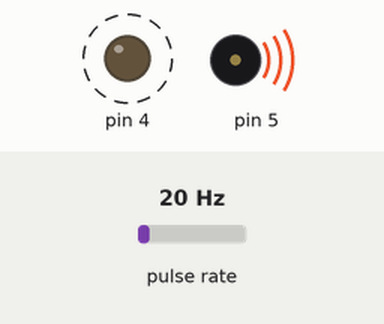
This sketch was run on a simulated Arduino Uno, built with avr-gcc and run on an emulated ATmega328P. On the bench: output pins drawn as LEDs (lit = HIGH), buzzer (waves = sounding). Wiring (inferred from the names in the program): pulse sensor: data pin 2. Dashed ring = blinking. The test bench sets the inputs (shaded band); at power-on: pulse rate 20 Hz.

Above: at 1.2 s.
1.3 s: pulse rate (sensor on pin 2) set to 100 Hz
At 2.3 s:
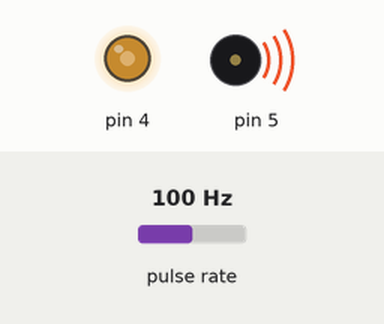
2.9 s: pulse rate (sensor on pin 2) set to 4 Hz
At 3.54 s:
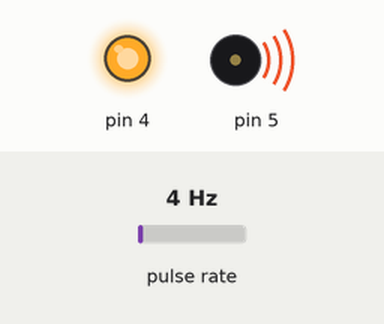
Timing chart, 0 to 11.9 s (numbered marks = the images above; inputs shaded):
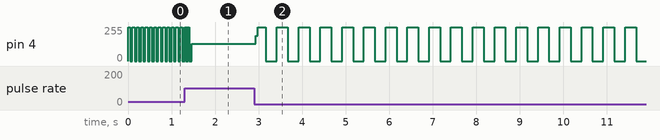

The sketch:

interruptTest.ino
```cpp
/**************************************************************
  File:      interruptTest.pde
  Contents:  This program demonstrates how to use the interrupt feature
            of an arduino. Notice that pin2 = interrupt pin #0

  Notes:    Target: Arduino UNO R1 & R2
            Arduino IDE version: 0022

  History:
  when      who  what/why
  ----      ---  -------------------------------------------
  02/18/13  IVK  program created
**************************************************************/

/*---------------- Includes ---------------------------------*/
#include <Timers.h>


/*---------------- Module Defines ---------------------------*/
#define IRFREQreadpin 2 //interrupt pin #0, digital pin #2

volatile int state = HIGH;

void setup()
{
  pinMode(IRFREQreadpin, INPUT);
  pinMode(5, OUTPUT);
  pinMode(4, OUTPUT);
  attachInterrupt(IRFREQreadpin-2, respondToInterrupt, RISING);
  tone(5, 850);
}

void loop()
{
  digitalWrite(4, state);
}

void respondToInterrupt()
{
  state = !state;
}
```

Measured:
- after the input at 2.9 s, pin 4: 128/255 → 190/255 at once, then moves between 0/255 and 255/255, repeating every 0.50 s
